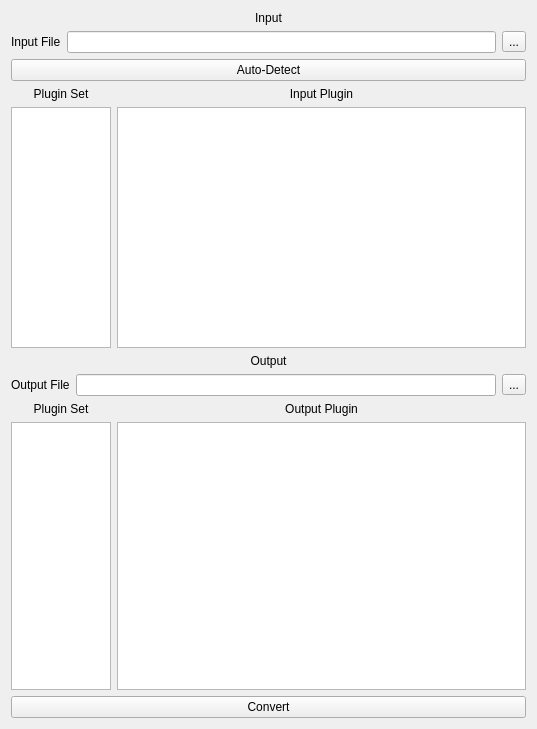
<?xml version="1.0" encoding="UTF-8"?>
<ui version="4.0">
 <class>MainWindow</class>
 <widget class="QWidget" name="MainWindow">
  <property name="geometry">
   <rect>
    <x>0</x>
    <y>0</y>
    <width>537</width>
    <height>729</height>
   </rect>
  </property>
  <property name="windowTitle">
   <string>Form</string>
  </property>
  <layout class="QHBoxLayout" name="horizontalLayout_2">
   <item>
    <layout class="QHBoxLayout" name="horizontalLayout">
     <item>
      <layout class="QVBoxLayout" name="verticalLayout_2">
       <item>
        <layout class="QVBoxLayout" name="verticalLayout_8">
         <property name="leftMargin">
          <number>0</number>
         </property>
         <property name="topMargin">
          <number>0</number>
         </property>
         <property name="rightMargin">
          <number>0</number>
         </property>
         <property name="bottomMargin">
          <number>0</number>
         </property>
         <item>
          <widget class="QLabel" name="label_10">
           <property name="text">
            <string>Input</string>
           </property>
           <property name="alignment">
            <set>Qt::AlignCenter</set>
           </property>
          </widget>
         </item>
         <item>
          <layout class="QHBoxLayout" name="horizontalLayout_7">
           <item>
            <widget class="QLabel" name="label">
             <property name="text">
              <string>Input File</string>
             </property>
            </widget>
           </item>
           <item>
            <widget class="QLineEdit" name="InputFilePath"/>
           </item>
           <item>
            <widget class="QToolButton" name="InputFileButton">
             <property name="text">
              <string>...</string>
             </property>
            </widget>
           </item>
          </layout>
         </item>
         <item>
          <widget class="QPushButton" name="AutoDetectButton">
           <property name="sizePolicy">
            <sizepolicy hsizetype="Minimum" vsizetype="Fixed">
             <horstretch>0</horstretch>
             <verstretch>0</verstretch>
            </sizepolicy>
           </property>
           <property name="text">
            <string>Auto-Detect</string>
           </property>
          </widget>
         </item>
         <item>
          <layout class="QGridLayout" name="gridLayout">
           <item row="2" column="1">
            <widget class="QListWidget" name="ListWidget_InPlugin">
             <property name="sizePolicy">
              <sizepolicy hsizetype="Ignored" vsizetype="Expanding">
               <horstretch>0</horstretch>
               <verstretch>0</verstretch>
              </sizepolicy>
             </property>
            </widget>
           </item>
           <item row="2" column="0">
            <widget class="QListWidget" name="ListWidget_InPlugSet">
             <property name="maximumSize">
              <size>
               <width>100</width>
               <height>10000</height>
              </size>
             </property>
            </widget>
           </item>
           <item row="1" column="1">
            <widget class="QLabel" name="label_4">
             <property name="text">
              <string>Input Plugin</string>
             </property>
             <property name="alignment">
              <set>Qt::AlignCenter</set>
             </property>
            </widget>
           </item>
           <item row="1" column="0">
            <widget class="QLabel" name="label_7">
             <property name="text">
              <string>Plugin Set</string>
             </property>
             <property name="alignment">
              <set>Qt::AlignCenter</set>
             </property>
            </widget>
           </item>
          </layout>
         </item>
        </layout>
       </item>
       <item>
        <layout class="QVBoxLayout" name="verticalLayout_9">
         <property name="leftMargin">
          <number>0</number>
         </property>
         <property name="topMargin">
          <number>0</number>
         </property>
         <property name="rightMargin">
          <number>0</number>
         </property>
         <property name="bottomMargin">
          <number>0</number>
         </property>
         <item>
          <widget class="QLabel" name="label_6">
           <property name="text">
            <string>Output</string>
           </property>
           <property name="alignment">
            <set>Qt::AlignCenter</set>
           </property>
          </widget>
         </item>
         <item>
          <layout class="QHBoxLayout" name="horizontalLayout_10">
           <item>
            <widget class="QLabel" name="label_5">
             <property name="text">
              <string>Output File</string>
             </property>
            </widget>
           </item>
           <item>
            <widget class="QLineEdit" name="OutputFilePath"/>
           </item>
           <item>
            <widget class="QToolButton" name="OutputFileButton">
             <property name="text">
              <string>...</string>
             </property>
            </widget>
           </item>
          </layout>
         </item>
         <item>
          <layout class="QGridLayout" name="gridLayout_5">
           <item row="1" column="0">
            <widget class="QListWidget" name="ListWidget_OutPlugSet">
             <property name="sizePolicy">
              <sizepolicy hsizetype="Expanding" vsizetype="Expanding">
               <horstretch>0</horstretch>
               <verstretch>9</verstretch>
              </sizepolicy>
             </property>
             <property name="minimumSize">
              <size>
               <width>0</width>
               <height>0</height>
              </size>
             </property>
             <property name="maximumSize">
              <size>
               <width>100</width>
               <height>10000</height>
              </size>
             </property>
            </widget>
           </item>
           <item row="0" column="0">
            <widget class="QLabel" name="label_8">
             <property name="text">
              <string>Plugin Set</string>
             </property>
             <property name="alignment">
              <set>Qt::AlignCenter</set>
             </property>
            </widget>
           </item>
           <item row="1" column="1">
            <widget class="QListWidget" name="ListWidget_OutPlugin"/>
           </item>
           <item row="0" column="1">
            <widget class="QLabel" name="label_9">
             <property name="text">
              <string>Output Plugin</string>
             </property>
             <property name="alignment">
              <set>Qt::AlignCenter</set>
             </property>
            </widget>
           </item>
          </layout>
         </item>
        </layout>
       </item>
       <item>
        <widget class="QPushButton" name="ConvertButton">
         <property name="sizePolicy">
          <sizepolicy hsizetype="Minimum" vsizetype="Minimum">
           <horstretch>0</horstretch>
           <verstretch>0</verstretch>
          </sizepolicy>
         </property>
         <property name="minimumSize">
          <size>
           <width>222</width>
           <height>0</height>
          </size>
         </property>
         <property name="styleSheet">
          <string notr="true">font: 20pt &quot;Source Sans Pro&quot;;</string>
         </property>
         <property name="text">
          <string>Convert</string>
         </property>
        </widget>
       </item>
      </layout>
     </item>
    </layout>
   </item>
  </layout>
 </widget>
 <resources/>
 <connections/>
</ui>
